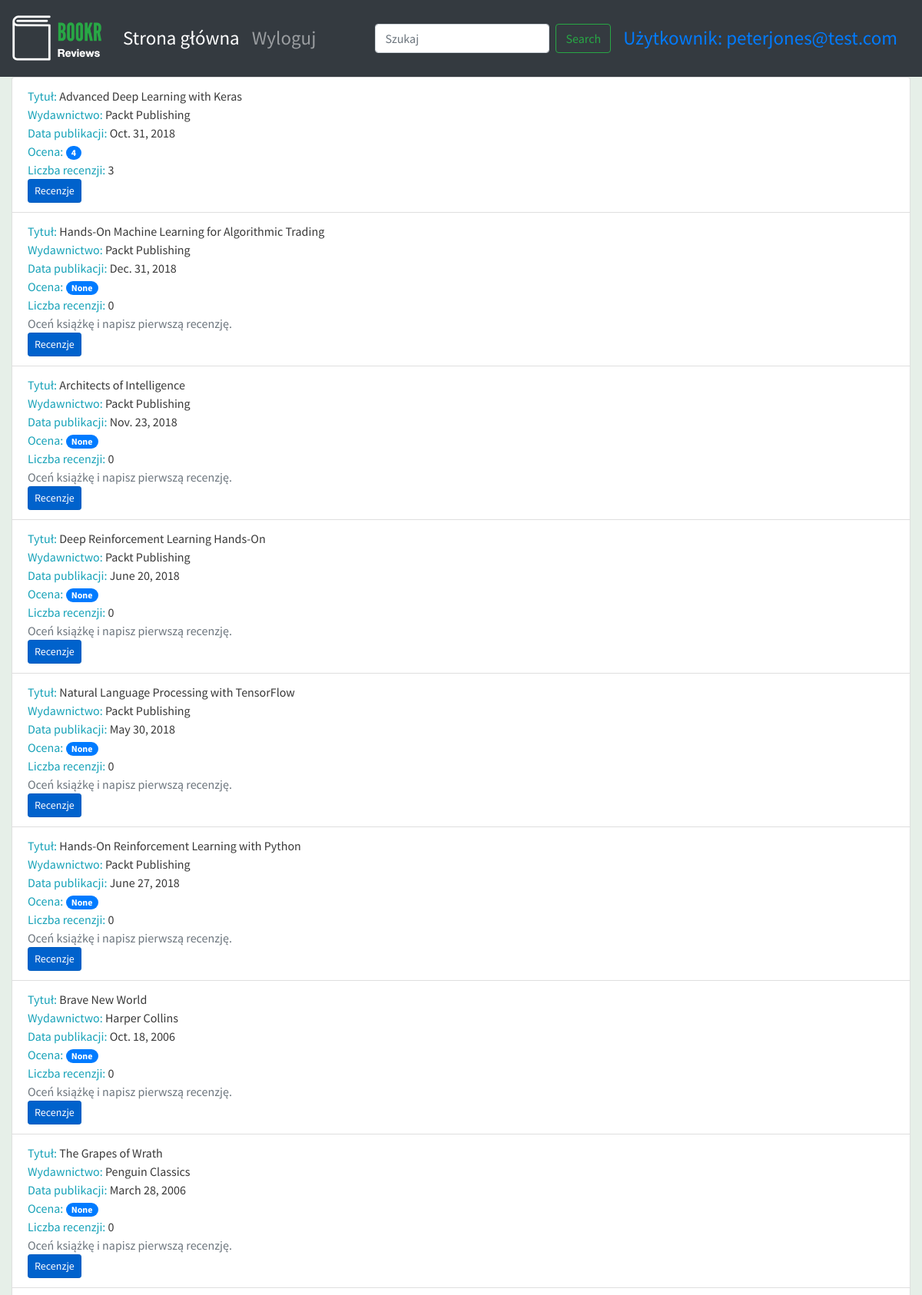
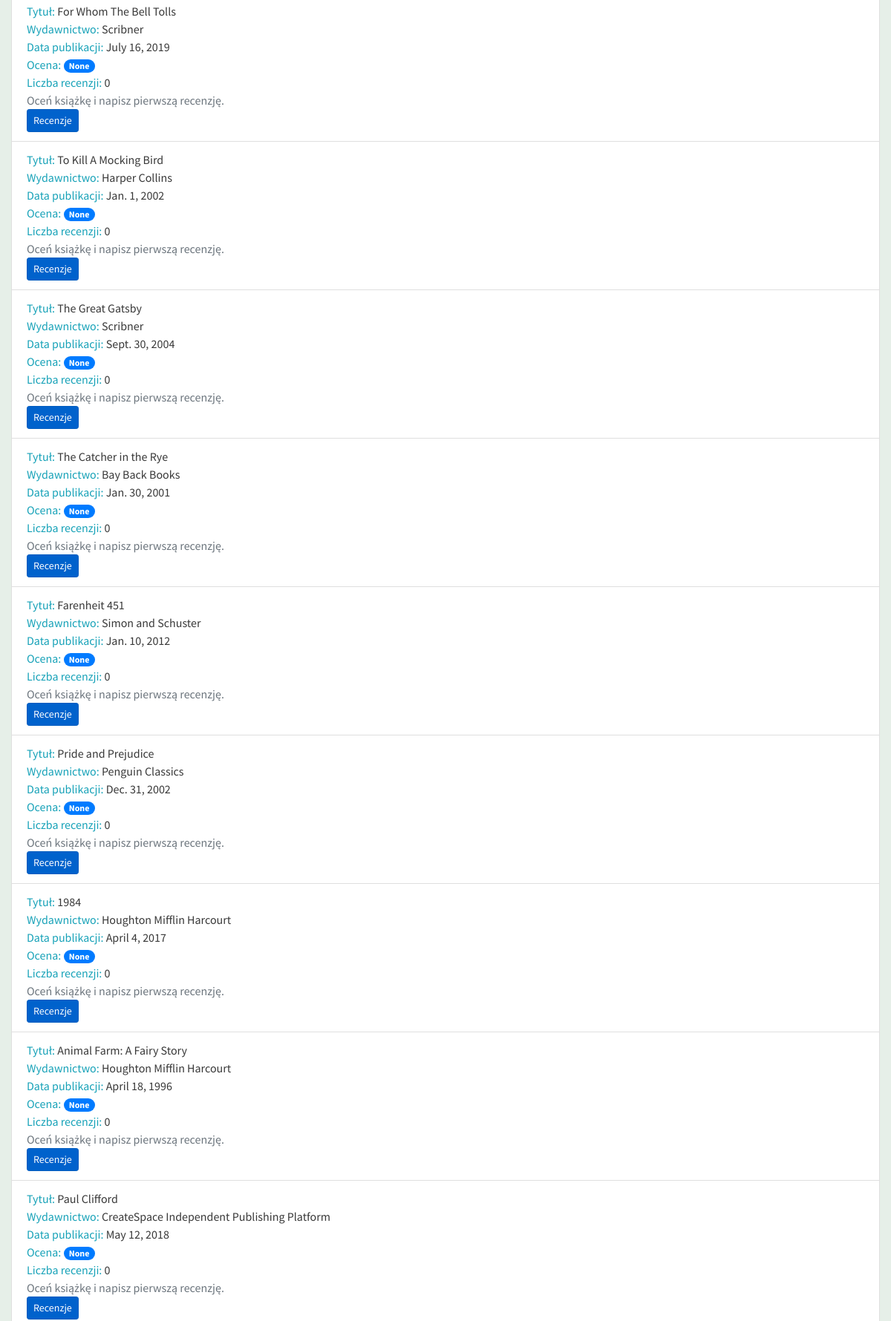
The app's page /books/ (signed in, upper part) with its own data (2 pictures, top to bottom).
### reviews/models.py (models this page shows, shortened)
class Book(models.Model):
    title = models.CharField(max_length=70, help_text="Tytuł książki.")
    publication_date = models.DateField(verbose_name="Data publikacji książki.")
    isbn = models.CharField(max_length=20, verbose_name="Numer ISBN książki.")
    publisher = models.ForeignKey(Publisher, on_delete=models.CASCADE)
    contributors = models.ManyToManyField('Contributor', through="BookContributor")
    cover = models.ImageField(upload_to='book_covers/', null=True, blank=True)
    sample = models.FileField(upload_to='book_samples/', null=True, blank=True)

class Publisher(models.Model):
    name = models.CharField(max_length=50, help_text="Nazwa wydawnictwa.")
    website = models.URLField(help_text="Witryna wydawnictwa.")
    email = models.EmailField(help_text="Adres e-mail wydawnictwa.")
    def __str__(self):
        return self.name

### reviews/views.py (the view)
# urls.py: path('books/', book_list, name='book_list'),
def book_list(request):
    books = Book.objects.all()      # type: ignore
    book_list = []
    for book in books:
        reviews = book.review_set.all()
        if reviews:
            book_rating = average_rating([review.rating for review in reviews])
            number_of_reviews = len(reviews)
        else:
            book_rating = None
            number_of_reviews = 0
        book_list.append({"book": book,
                          "book_rating": book_rating,
                          "number_of_reviews": number_of_reviews})
        context = {
            "book_list": book_list
        }
    return render(request, 'reviews/book_list.html', context)

### reviews/utils.py (called while the page is built)
def average_rating(rating_list):
    if not rating_list:
        return 0
    return round(sum(rating_list)/len(rating_list))

### reviews/templates/reviews/book_list.html (shortened to what this page needs)
{% extends 'reviews/reviews_base.html' %}
{% block content %}
<ul class="list-group">
  {% for item in book_list %}
  <li class="list-group-item">
      <span class="text-info">Tytuł: </span> <span>{{ item.book.title }}</span>
      <br>
      <span class="text-info">Wydawnictwo: </span><span>{{ item.book.publisher }}</span>
      <br>
      <span class="text-info">Data publikacji: </span><span>{{ item.book.publication_date }}</span>
      <br>
      <span class="text-info">Ocena: </span><span class="badge badge-primary badge-pill">{{ item.book_rating }}</span>
      <br>
      <span class="text-info">Liczba recenzji: </span><span>{{ item.number_of_reviews }}</span>
      <br>
      {% if item.book_rating is null %}
      <span class="text-secondary">Oceń książkę i napisz pierwszą recenzję.</span>
      <br>
      {% endif %}
      <a class="btn btn-primary btn-sm active" role="button" aria-pressed="true" href="/books/{{ item.book.id }}/">Recenzje</a></li>
  {% endfor %}
</ul>
{% endblock %}

### templates/base.html (shortened to what this page needs)
<!doctype html>
{% load static %}
<html lang="en">
  <head>
    <link rel="stylesheet" href="https://stackpath.bootstrapcdn.com/bootstrap/4.4.1/css/bootstrap.min.css">
    <link rel="stylesheet" href="https://cdnjs.cloudflare.com/ajax/libs/font-awesome/4.7.0/css/font-awesome.min.css">
    <link rel="stylesheet" href="{% static 'main.css' %}">
  </head>
  <body>
        <nav class="navbar navbar-expand-sm navbar-dark bg-dark sticky-top">
          <a class="navbar-brand" href="/">{% block brand %}<img src="{% static 'logo.png' %}">{% endblock %}</a>
          <div class="collapse navbar-collapse" id="navbarSupportedContent">
            <ul class="navbar-nav mr-auto">
              <li class="nav-item active">
                <a class="nav-link" href="/books/">Strona główna <span class="sr-only">(current)</span></a>
              </li>
              {% if user.is_authenticated %}
              <li class="nav-item">
                <a class="nav-link" href="{% url 'accounts:logout' %}">Wyloguj</a>
              </li>
              {% else %}
              <li class="nav-item">
                <a class="nav-link" href="{% url 'accounts:login' %}">Zaloguj</a>
              </li>
              {% endif %}
            </ul>
            <form action="{% url 'book_search' %}" class="form-inline my-2 my-lg-0">
             <input class="form-control mr-sm-2" type="search" placeholder="Szukaj" aria-label="Search" name="search" value="{{ search_text }}" minlength="3">
              <button class="btn btn-outline-success my-2 my-sm-0" type="submit">Search</button>
            </form>
            {% if user.is_authenticated %}
              <a class="nav-link" href="{% url 'profile' %}">Użytkownik: {{ user.username }}</a>
            {% endif %}
          </div>
        </nav>
        <div class="container-fluid">
          {% block content %}{% endblock %}
        </div>
  </body>
</html>

### static/main.css (style rules this page uses)
.navbar { min-height: 100px; font-size: 25px; }
.navbar-brand { font-size: 25px; }
body { font-family: 'Source Sans Pro', sans-serif; background-color: #e6efe8; color: #393939; }

### records on screen
Book: book "Advanced Deep Learning with Keras", book.publisher "Packt Publishing", book.publication_date "Oct. 31, 2018", book_rating "4", number_of_reviews "3"
Book: book "Hands-On Machine Learning for Algorithmic Trading", book.publisher "Packt Publishing", book.publication_date "Dec. 31, 2018", book_rating "None", number_of_reviews "0", shows "Oceń książkę i napisz pierwszą recenzję."
Book: book "Architects of Intelligence", book.publisher "Packt Publishing", book.publication_date "Nov. 23, 2018", book_rating "None", number_of_reviews "0", shows "Oceń książkę i napisz pierwszą recenzję."
Book: book "Deep Reinforcement Learning Hands-On", book.publisher "Packt Publishing", book.publication_date "June 20, 2018", book_rating "None", number_of_reviews "0", shows "Oceń książkę i napisz pierwszą recenzję."
Book: book "Natural Language Processing with TensorFlow", book.publisher "Packt Publishing", book.publication_date "May 30, 2018", book_rating "None", number_of_reviews "0", shows "Oceń książkę i napisz pierwszą recenzję."
Book: book "Hands-On Reinforcement Learning with Python", book.publisher "Packt Publishing", book.publication_date "June 27, 2018", book_rating "None", number_of_reviews "0", shows "Oceń książkę i napisz pierwszą recenzję."
Book: book "Brave New World", book.publisher "Harper Collins", book.publication_date "Oct. 18, 2006", book_rating "None", number_of_reviews "0", shows "Oceń książkę i napisz pierwszą recenzję."
Book: book "The Grapes of Wrath", book.publisher "Penguin Classics", book.publication_date "March 28, 2006", book_rating "None", number_of_reviews "0", shows "Oceń książkę i napisz pierwszą recenzję."
Book: book "For Whom The Bell Tolls", book.publisher "Scribner", book.publication_date "July 16, 2019", book_rating "None", number_of_reviews "0", shows "Oceń książkę i napisz pierwszą recenzję."
Book: book "To Kill A Mocking Bird", book.publisher "Harper Collins", book.publication_date "Jan. 1, 2002", book_rating "None", number_of_reviews "0", shows "Oceń książkę i napisz pierwszą recenzję."
Book: book "The Great Gatsby", book.publisher "Scribner", book.publication_date "Sept. 30, 2004", book_rating "None", number_of_reviews "0", shows "Oceń książkę i napisz pierwszą recenzję."
Book: book "The Catcher in the Rye", book.publisher "Bay Back Books", book.publication_date "Jan. 30, 2001", book_rating "None", number_of_reviews "0", shows "Oceń książkę i napisz pierwszą recenzję."
Book: book "Farenheit 451", book.publisher "Simon and Schuster", book.publication_date "Jan. 10, 2012", book_rating "None", number_of_reviews "0", shows "Oceń książkę i napisz pierwszą recenzję."
Book: book "Pride and Prejudice", book.publisher "Penguin Classics", book.publication_date "Dec. 31, 2002", book_rating "None", number_of_reviews "0", shows "Oceń książkę i napisz pierwszą recenzję."
Book: book "1984", book.publisher "Houghton Mifflin Harcourt", book.publication_date "April 4, 2017", book_rating "None", number_of_reviews "0", shows "Oceń książkę i napisz pierwszą recenzję."
Book: book "Animal Farm: A Fairy Story", book.publisher "Houghton Mifflin Harcourt", book.publication_date "April 18, 1996", book_rating "None", number_of_reviews "0", shows "Oceń książkę i napisz pierwszą recenzję."
Book: book "Paul Clifford", book.publisher "CreateSpace Independent Publishing Platform", book.publication_date "May 12, 2018", book_rating "None", number_of_reviews "0", shows "Oceń książkę i napisz pierwszą recenzję."

### other values on screen
{{ user.username }} "peterjones@test.com"
